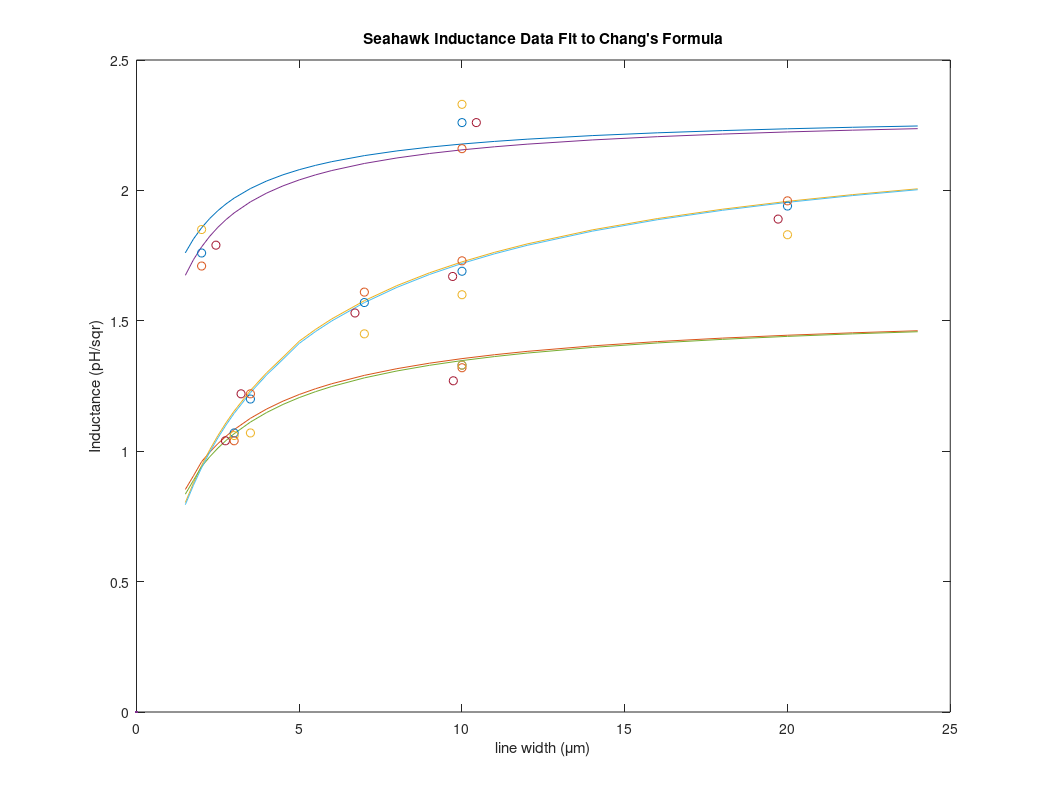

The MATLAB script that drew this image:
% M-file to calculate the inductance per unit length of a microstrip line
% for various widths using Chang's formula. (2D, long line)
% 
% units are pH and um
%
	mu0 = 1.256637;
%
% layer definitions
% lambda is estimated penetration depth of the conductors
% resitor has effective penetration depth of 1/3 film thickness
%        1      2      3      4      5      6      7      8      9
layer= {'GND'  'SIOG' 'TRIW' 'SIOA' 'RESI' 'SIOR' 'WIRA' 'SIOB' 'WIRB'};
thick= [0.500  0.15  0.200  0.160  0.080  0.100  0.500  0.620  0.950];
overe= [0.000  0.015  0.000  0.010  0.000  0.020  0.000  0.050  0.000];
lambda=[0.400  0      0.48  0      0.027  0      0.350  0      0.400];
%
% layer pairs
% fudge is a factor for each layer to shift result to match empirical data
pair =[ 3,   1;    7,   1;    7,   3;     9,   1;    9,   3;     9,   7;     5,   1;    5,   3;     7,   5];
%pair=('TRIW/GND' 'WIRA/GND' 'WIRA/TRIW' 'WIRB/GND' 'WIRB/TRIW' 'WIRB/WIRA' 'RESI/GND' 'RESI/TRIW' 'WIRA/RESI')
fudge=[ 1.00       1.00       1           1.00       1           1           1          1           1];
%
%wire widths
width=[1.5  1.75  2.0  2.25  2.5  2.75  3.0  3.5  4.0  4.5  5.0  5.5  6  7  8  9  10  11  12  14  16  18  20  22  24];
%
outfile='trash';
%
%end user-specified data

L = zeros(length(width),length(pair),3);
for i = 1:1:length(pair);
  t1= thick(pair(i,1));
  t2= thick(pair(i,2));
  lambda1=lambda(pair(i,1));
  lambda2=lambda(pair(i,2));
  % add up thickness of all the insulator layers in between electrodes
  % these have even index
  h = 0;
  flag = 0;
  for j = pair(i,1) - 1: -2: pair(i,2) + 1;
    h = h + thick(j);
    if (flag == 1)
      h = h - overe(j);
    end
    flag = 1;
  end;
  for j = 1: 1: length(width);
    W = width(j);
    %refer to Chang's paper for eqn numbers
    % (13)
    Beta=1 +t1/h;
    % (12)
    p=2*Beta^2 -1 +sqrt((2*Beta^2 -1)^2 -1);
    % (11)
    n=sqrt(p)*(pi*W/(2*h) +(p+1)/(2*sqrt(p))*(1 +log(4/(p-1))) -2*atanh(1/sqrt(p)));
    % (10)
    if (p > n)
      Deta=p;
    else
      Deta=n;
    end
    % (9)
    rbo=n +(p+1)/2*log(Deta);
    % (7)
    if ((W/h) >= 5)
      rb=rbo;
    % (8)
    elseif ((5 > (W/h)) & ((W/h) >= 1))
      rb=rbo -sqrt((rbo-1)*(rbo-p)) +(p+1)*atanh(sqrt((rbo-p)/(rbo-1))) -2*sqrt(p)*atanh(sqrt((rbo-p)/(p*(rbo-1)))) +pi*W/(2*h)*sqrt(p);
    else
      printf('Error. W/h is less than unity for indexes i=%d  j=%d\n',i,j);
    end
    % (6)
    ra=exp(-1 -pi*W/(2*h) -(p+1)/sqrt(p)*atanh(1/sqrt(p)) -log((p-1)/(4*p)));
    % (15)
    K=h*2/(W*pi)*log(2*rb/ra);
    % (26a)
    % he is effective layer separation
    he = h;
    he = he + lambda1*coth(t1/lambda1);
    he = he + lambda2*coth(t2/lambda2);
    EffH(j,i,1) = he;
    he1 = he + lambda1*2*p^0.5/rb*csch(t1/lambda1);
    EffH(j,i,2) = he1;
    % (26)
    % inductance per square  [pH/square]
    L(j, i, 1) = mu0/K*he1*fudge(i);
    L1(j, i, 1) = mu0/K*he*fudge(i);
    % inductance per unit length  [pH/um]
    L(j, i, 2) = L(j, i, 1)/W;
    % diagnostic: this value should be greater than unity
    L(j,i,3) = W/he;
  end
end

%print the table
fprintf(outfile,'Microstrip Inductance\nUnits are pH and um\n');
fprintf(outfile,'Layer, thickness, penetration depth, over-etch:\n');
for i = 1:1:length(layer);
  fprintf(outfile,'%4s  %5.3f  %5.3f  %5.3f\n',layer{i},thick(i),lambda(i),overe(i));
end
fprintf(outfile,'\nFudge factor:\n\t');
for i = 1:1:length(pair);
  fprintf(outfile,'%5.3f\t',fudge(i));
end

fprintf(outfile,'\n\n*** pH/Square ***');
fprintf(outfile,'\nWidth\t');
for i = 1:1:length(pair);
  fprintf(outfile,'%s/\t',layer{pair(i,1)});
end
fprintf(outfile,'\n\t');
for i = 1:1:length(pair);
  fprintf(outfile,'%s\t',layer{pair(i,2)});
end
for i = 1:1:length(width);
  fprintf(outfile,'\n%5.2f\t',width(i));
  %print the result for 10 um wide lines
  if (width(i) == 10)
    L(i,1:8,1)
  end
  for j = 1:1:length(pair);
    fprintf(outfile,'%5.3f\t',L(i,j,1));
  end
end

fprintf(outfile,'\n\n*** pH/um ***');
fprintf(outfile,'\nWidth\t');
for i = 1:1:length(pair);
  fprintf(outfile,'%s/\t',layer{pair(i,1)});
end
fprintf(outfile,'\n\t');
for i = 1:1:length(pair);
  fprintf(outfile,'%s\t',layer{pair(i,2)});
end
for i = 1:1:length(width);
  fprintf(outfile,'\n%5.2f\t',width(i));
  for j = 1:1:length(pair);
    fprintf(outfile,'%6.4f\t',L(i,j,2));
  end
end
fprintf(outfile,'\n');

fprintf(outfile,'\n\n*** ratio W/he should be greater than unity ***');
fprintf(outfile,'\nWidth\t');
for i = 1:1:length(pair);
  fprintf(outfile,'%s/\t',layer{pair(i,1)});
end
fprintf(outfile,'\n\t');
for i = 1:1:length(pair);
  fprintf(outfile,'%s\t',layer{pair(i,2)});
end
for i = 1:1:length(width);
  fprintf(outfile,'\n%5.2f\t',width(i));
  for j = 1:1:length(pair);
    fprintf(outfile,'%6.4f\t',L(i,j,3));
  end
end
fprintf(outfile,'\n');

%plot the table
%plot(width,L(1:length(width),1,1),'-',width,L(1:length(width),2,1),'-',width,L(1:length(width),3,1),'-',width,L(1:length(width),4,1),'-',width,L(1:length(width),5,1),'-',width,L(1:length(width),6,1),'-',width,L(1:length(width),7,1),'--',width,L(1:length(width),8,1),'--',width,L(1:length(width),9,1),'--')
%xlabel('line width (\mum)');
%ylabel('1/Inductance (sqr/pH)');
%legend('TRIW/GND', 'WIRA/GND', 'WIRA/TRIW', 'WIRB/GND', 'WIRB/TRIW', 'WIRB/WIRA', 'RESI/GND', 'RESI/TRIW', 'WIRA/RESI')

%plot data and table

%SEA-0471-1
width1=[2 10 3 10 3.5 7 10 20];
error1=[0.44 0.44 -0.267 -0.267 -0.288 -0.288 -0.288 -0.288];
Lsq1=[1.79 2.26 1.04 1.27 1.22 1.53 1.67 1.89];
%SEA-0471-2
width2=[2 10 3 10 3.5 7 10 20];
error2=[0 0  0 0  0   0 0  0];
Lsq2=[1.76 2.26 1.07 1.33 1.20 1.57 1.69 1.94];
%SEA-0471-3
width3=[2 10 3 10 3.5 7 10 20];
error3=[0 0  0 0  0   0 0  0];
Lsq3=[1.71 2.16 1.04 1.32 1.22 1.61 1.73 1.96];
%SEA-0471-4
width4=[2 10 3 10 3.5 7 10 20];
error4=[0 0  0 0  0   0 0  0];
Lsq4=[1.85 2.33 1.06 1.33 1.07 1.45 1.60 1.83];
%SEA-0422-1
width4221=[2 10 3 10];
error4221=[0 0  0 0];
Lsq4221=[1.87 2.20 1.20 1.40];
%SEA-0292-2
width2922=[3 10];
error2922=[0 0];
Lsq2922=[1.19 1.39];
%SEA-0292-3
width2923=[2 10 3 10 3.5 7 10 20];
error2923=[0 0  0 0  0   0 0  0];
Lsq2923=[1.50 1.83 1.23 1.46 1.09 1.45 1.58 1.82];
%SEA-0292-4
width2924=[3 10];
error2924=[0 0];
Lsq2924=[1.19 1.42];

%Invert y axis
%L=1./L;
%Lsq1=1./Lsq1;
%Lsq2=1./Lsq2;
%Lsq3=1./Lsq3;
%Lsq4=1./Lsq4;

%plot(width,L(1:length(width),1,1),'-',width,L(1:length(width),2,1),'-',width,L(1:length(width),4,1),'-',width1+error1,Lsq1,'o',width2+error2,Lsq2,'o',width3+error3,Lsq3,'o',width4+error4,Lsq4,'o',width4221+error4221,Lsq4221,'o',width2922+error2922,Lsq2922,'o',width2923+error2923,Lsq2923,'o',width2924+error2924,Lsq2924,'o',0,0);

plot(width,L(1:length(width),1,1),'-',width,L(1:length(width),2,1),'-',width,L(1:length(width),4,1),'-',width,L1(1:length(width),1,1),'-',width,L1(1:length(width),2,1),'-',width,L1(1:length(width),4,1),'-',width1+error1,Lsq1,'o',width2+error2,Lsq2,'o',width3+error3,Lsq3,'o',width4+error4,Lsq4,'o',0,0);

%plot(width,EffH(1:length(width),1,1),'r-',width,EffH(1:length(width),2,1),'b-',width,EffH(1:length(width),4,1),'g-',width,EffH(1:length(width),1,2),'r-',width,EffH(1:length(width),2,2),'b-',width,EffH(1:length(width),4,2),'g-');

h = gca;
set(h,'FontSize',10);
title('Seahawk Inductance Data Fit to Chang''s Formula');
xlabel('line width (\mum)');
ylabel('Inductance (pH/sqr)');
%ylabel('1/Inductance (sqr/pH)');
%%%legend('TRIW/GND: d=145nm', 'WIRA/GND: d=395nm', 'WIRB/GND: d=975nm', 'SEA-0471-1', 'SEA-0471-2', 'SEA-0471-3', 'SEA-0471-4', 4);

orient landscape;
